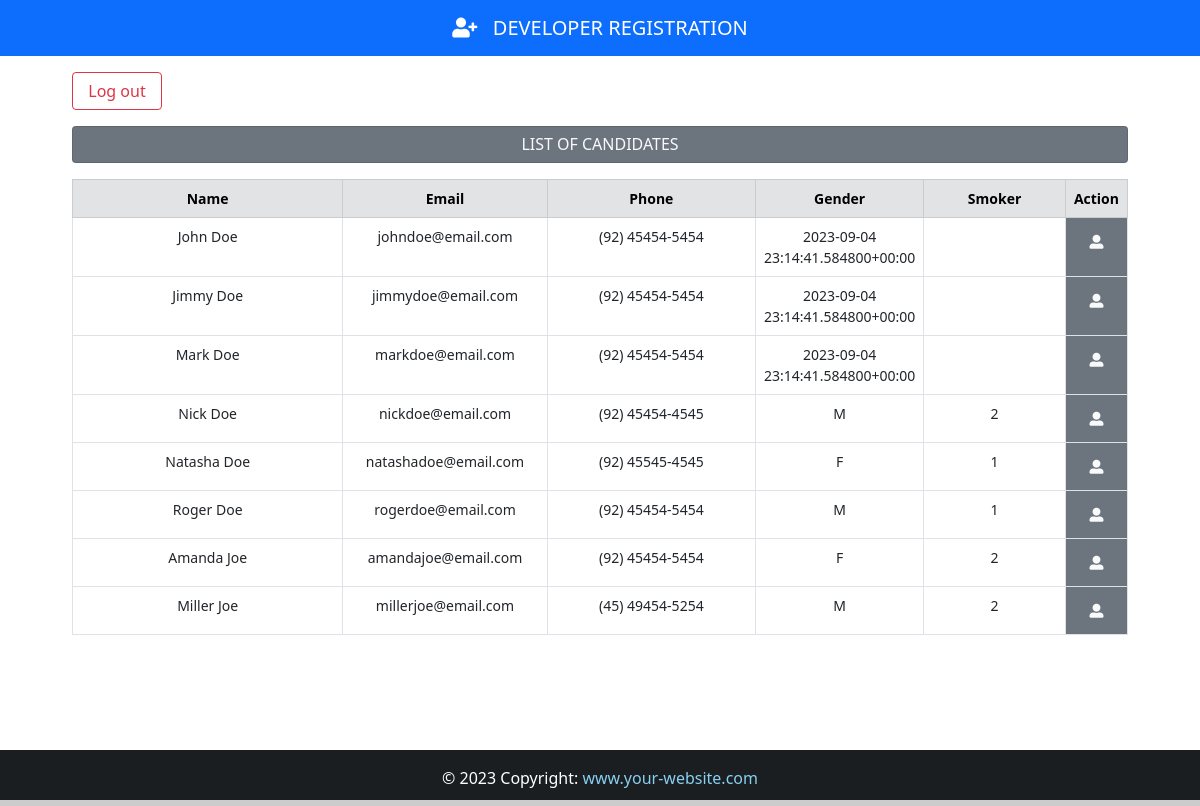
Page /backend (signed in) on the earlier database version.
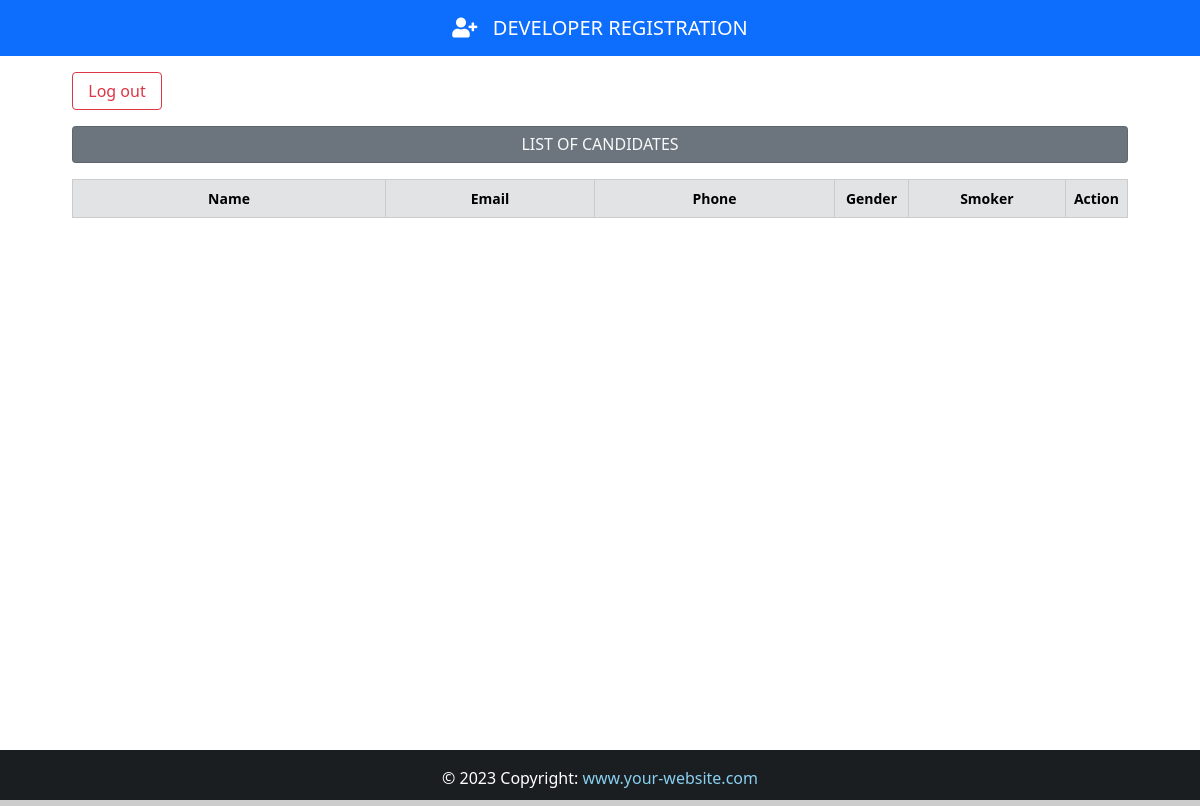
Same page on the later database version.
### App/models.py (models this page shows, shortened)
class Candidate(models.Model):
    firstname = models.CharField(max_length=50)
    lastname = models.CharField(max_length=50)
    job = models.CharField(max_length=5, verbose_name="Job Code")
    birth = models.DateField(
        auto_now=False, auto_now_add=False, verbose_name="Birthday"
    )
    phone = models.CharField(max_length=25)
    personality = models.CharField(max_length=50, null=True, choices=PERSONALITY)
    salary = models.CharField(max_length=50, verbose_name="Salary expectation")
    gender = models.CharField(max_length=10)
    experience = models.BooleanField(null=True)
    smoker = models.CharField(max_length=10, choices=SMOKER, default="")
    email = models.EmailField(max_length=50)
    message = models.TextField(verbose_name="Presentation")
    file = models.FileField(upload_to="resume", blank=True, verbose_name="Resume")
    image = models.ImageField(upload_to="photo", blank=True, verbose_name="Photo")
    created_at = models.DateTimeField(auto_now_add=True)
    situation = models.CharField(
        max_length=50, null=True, choices=SITUATION, default="Pending"
    )
    company_note = models.TextField(blank=True)
    frameworks = MultiSelectField(choices=FRAMEWORKS, default="")
    languages = MultiSelectField(choices=LANGUAGES, default="")
    databases = MultiSelectField(choices=DATABASES, default="")
    libraries = MultiSelectField(choices=LIBRARIES, default="")
    mobile = MultiSelectField(choices=MOBILE, default="")
    others = MultiSelectField(choices=OTHERS, default="")
    institution = models.CharField(max_length=50)
    course = models.CharField(max_length=50)
    started_course = models.DateField(auto_now=False, auto_now_add=False)
    finished_course = models.DateField(auto_now=False, auto_now_add=False)
    about_course = models.TextField()
    status_course = models.CharField(max_length=50, null=True, choices=STATUS_COURSE)
    company = models.CharField(max_length=50)
    position = models.CharField(max_length=50)
    started_job = models.DateField(auto_now=False, auto_now_add=False)
    finished_job = models.DateField(auto_now=False, auto_now_add=False)
    about_job = models.TextField()
    employed = models.BooleanField(null=True, verbose_name="I am employed")
    remote = models.BooleanField(null=True, verbose_name="I agree to work remotely")
    travel = models.BooleanField(null=True, verbose_name="I'm available for travel")

### App/views.py (the view)
# urls.py: path("backend", views.backend, name="backend"),
@login_required(login_url="login")
def backend(request):
    context = {
        "data_read": Candidate.objects.all(),
    }
    return render(request, "backend.html", context)

### App/templates/backend.html
{% extends "base.html" %}
{% block content %}
<div class="container" style="width: 90%; font-size: 14px;">
    <a href="{% url 'logout' %}" class="btn btn-outline-danger mt-3 mb-3 my-btn">Log out</a>
    <h6 class="card p-2 bg-secondary text-light text-center mb-3">LIST OF CANDIDATES</h6>
    <table class="table table-bordered text-center">
        <thead class="table-secondary">
            <tr>
                <th style="width: 30%;">Name</th>
                <th style="width: 20%;">Email</th>
                <th style="width: 23%;">Phone</th>
                <th style="width: 7%;">Gender</th>
                <th style="width: 15%;">Smoker</th>
                <th colspan="2" style="width: 5%;">Action</th>
            </tr>
        </thead>
        <tbody>
            {% for data in data_read %}
            <tr>
                <td>{{ data.firstname }} {{ data.lastname }}</td>
                <td>{{ data.email }}</td>
                <td>{{ data.phone }}</td>
                <td>{{ data.gender }}</td>
                <td>{{ data.smoker }}</td>
                <td class="bg-secondary">
                    <a href="{% url 'candidate' data.id %}" class="btn btn-outline-secondary btn-sm text-light">
                        <i class="fas fa-user-alt"></i>
                    </a>
                </td>
            </tr>
            {% endfor %}
        </tbody>
    </table>
</div>
{% endblock %}

### App/templates/base.html (shortened to what this page needs)
{% load static %}
<!DOCTYPE html>
<html lang="en">
<head>
    <link href="https://cdn.jsdelivr.net/npm/bootstrap@5.0.2/dist/css/bootstrap.min.css" rel="stylesheet">
    <link rel="stylesheet" href="https://use.fontawesome.com/releases/v5.15.4/css/all.css">
    <link href={% static "css/style.css" %} rel="stylesheet">
</head>
<body>
    <div class="wrapper">
      <header>
        <nav  class="navbar navbar-expand-lg navbar-dark navbar-sm {% block navbar %} bg-primary {% endblock %}">
          <a class="navbar-brand flex-grow-1 text-center small-title" style="color: #fff; left: 50%; transform: translateX(-50%); position: relative;">
            <i class="fas fa-user-plus"></i>&nbsp;&nbsp; DEVELOPER REGISTRATION
          </a>
        </nav>
      </header>
      {% block content %} {% endblock content %}
    </div>
    <footer class="bg-dark text-center text-lg-start" id="footer" style="color: #fff;">
      <div class="text-center p-3" style="background-color: rgba(0, 0, 0, 0.2);">
          &copy; {% now "Y" %} Copyright:
          <a class="text-light" href="#" style="text-decoration: none;">
              <span style="color: #89cff0;">www.your-website.com</span>
          </a>
      </div>
    </footer>
</body>
</html>

### App/static/css/style.css (style rules this page uses)
html, body { height: 100%; margin: 0; max-width: 100%; }
.wrapper { min-height: 100%; margin-bottom: -50px; }
#footer, .push { height: 50px; }
.my-btn { width: 90px; }

Differences in the rows shown:
removed Candidate: firstname "John", lastname "Doe", email "johndoe@email.com", phone "(92) 45454-5454", gender "2023-09-04 23:14:41.584800+00:00"
removed Candidate: firstname "Jimmy", lastname "Doe", email "jimmydoe@email.com", phone "(92) 45454-5454", gender "2023-09-04 23:14:41.584800+00:00"
removed Candidate: firstname "Mark", lastname "Doe", email "markdoe@email.com", phone "(92) 45454-5454", gender "2023-09-04 23:14:41.584800+00:00"
removed Candidate: firstname "Nick", lastname "Doe", email "nickdoe@email.com", phone "(92) 45454-4545", gender "M", smoker "2"
removed Candidate: firstname "Natasha", lastname "Doe", email "natashadoe@email.com", phone "(92) 45545-4545", gender "F", smoker "1"
removed Candidate: firstname "Roger", lastname "Doe", email "rogerdoe@email.com", phone "(92) 45454-5454", gender "M", smoker "1"
removed Candidate: firstname "Amanda", lastname "Joe", email "amandajoe@email.com", phone "(92) 45454-5454", gender "F", smoker "2"
removed Candidate: firstname "Miller", lastname "Joe", email "millerjoe@email.com", phone "(45) 49454-5254", gender "M", smoker "2"
